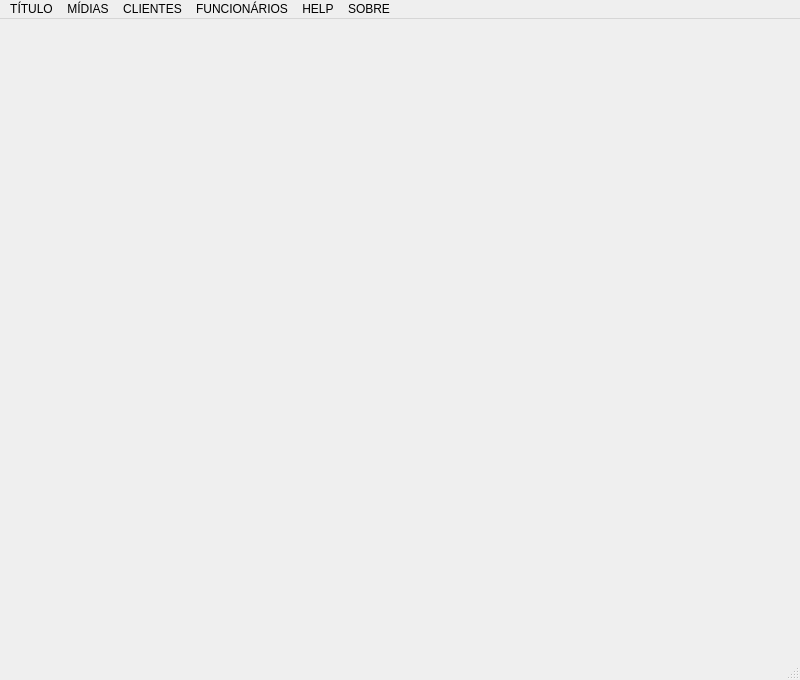
<?xml version="1.0" encoding="UTF-8"?>
<ui version="4.0">
 <class>MainWindow</class>
 <widget class="QMainWindow" name="MainWindow">
  <property name="windowModality">
   <enum>Qt::ApplicationModal</enum>
  </property>
  <property name="geometry">
   <rect>
    <x>0</x>
    <y>0</y>
    <width>800</width>
    <height>680</height>
   </rect>
  </property>
  <property name="windowTitle">
   <string>MainWindow</string>
  </property>
  <widget class="QWidget" name="centralwidget"/>
  <widget class="QMenuBar" name="menubar">
   <property name="geometry">
    <rect>
     <x>0</x>
     <y>0</y>
     <width>800</width>
     <height>26</height>
    </rect>
   </property>
   <widget class="QMenu" name="menuTITULO">
    <property name="title">
     <string>TÍTULO</string>
    </property>
    <addaction name="actionCATEGORIA"/>
    <addaction name="actionG_NERO"/>
    <addaction name="separator"/>
    <addaction name="actionCADASTRAR"/>
    <addaction name="separator"/>
    <addaction name="sair_menu"/>
   </widget>
   <widget class="QMenu" name="menuM_DIAS">
    <property name="title">
     <string>MÍDIAS</string>
    </property>
    <addaction name="actionIDIOMA"/>
    <addaction name="actionTIPO"/>
    <addaction name="actionSTATUS"/>
    <addaction name="separator"/>
    <addaction name="actionEMPRESTAR"/>
    <addaction name="actionDEVOLVER"/>
    <addaction name="actionRESERVAR"/>
   </widget>
   <widget class="QMenu" name="menuCLIENTES">
    <property name="title">
     <string>CLIENTES</string>
    </property>
    <addaction name="botao_cadastrar_cliente"/>
    <addaction name="separator"/>
    <addaction name="actionCONSULTAR_SALDO"/>
    <addaction name="actionBAIXAR_D_VIDAS"/>
    <addaction name="actionLISTAR_EMPR_STIMOS"/>
   </widget>
   <widget class="QMenu" name="menuFUNCION_RIOS">
    <property name="title">
     <string>FUNCIONÁRIOS</string>
    </property>
    <addaction name="botao_cadastrar_funcionario"/>
   </widget>
   <widget class="QMenu" name="menuHALP">
    <property name="title">
     <string>HELP</string>
    </property>
   </widget>
   <widget class="QMenu" name="menuSOBRE">
    <property name="title">
     <string>SOBRE</string>
    </property>
   </widget>
   <addaction name="menuTITULO"/>
   <addaction name="menuM_DIAS"/>
   <addaction name="menuCLIENTES"/>
   <addaction name="menuFUNCION_RIOS"/>
   <addaction name="menuHALP"/>
   <addaction name="menuSOBRE"/>
  </widget>
  <widget class="QStatusBar" name="statusbar"/>
  <action name="actionCATEGORIA">
   <property name="text">
    <string>CATEGORIA</string>
   </property>
  </action>
  <action name="actionG_NERO">
   <property name="text">
    <string>GÊNERO</string>
   </property>
  </action>
  <action name="actionCADASTRAR">
   <property name="text">
    <string>CADASTRAR</string>
   </property>
  </action>
  <action name="sair_menu">
   <property name="text">
    <string>SAIR</string>
   </property>
  </action>
  <action name="actionIDIOMA">
   <property name="text">
    <string>IDIOMA</string>
   </property>
  </action>
  <action name="actionTIPO">
   <property name="text">
    <string>TIPO</string>
   </property>
  </action>
  <action name="actionSTATUS">
   <property name="text">
    <string>STATUS</string>
   </property>
  </action>
  <action name="actionEMPRESTAR">
   <property name="text">
    <string>EMPRESTAR</string>
   </property>
  </action>
  <action name="actionDEVOLVER">
   <property name="text">
    <string>DEVOLVER</string>
   </property>
  </action>
  <action name="actionRESERVAR">
   <property name="text">
    <string>RESERVAR</string>
   </property>
  </action>
  <action name="botao_cadastrar_cliente">
   <property name="text">
    <string>CADASTRAR</string>
   </property>
  </action>
  <action name="actionCONSULTAR_SALDO">
   <property name="text">
    <string>CONSULTAR SALDO</string>
   </property>
  </action>
  <action name="actionBAIXAR_D_VIDAS">
   <property name="text">
    <string>BAIXAR DÍVIDAS</string>
   </property>
  </action>
  <action name="actionLISTAR_EMPR_STIMOS">
   <property name="text">
    <string>LISTAR EMPRÉSTIMOS</string>
   </property>
  </action>
  <action name="botao_cadastrar_funcionario">
   <property name="text">
    <string>CADASTRAR</string>
   </property>
  </action>
 </widget>
 <resources/>
 <connections/>
</ui>
